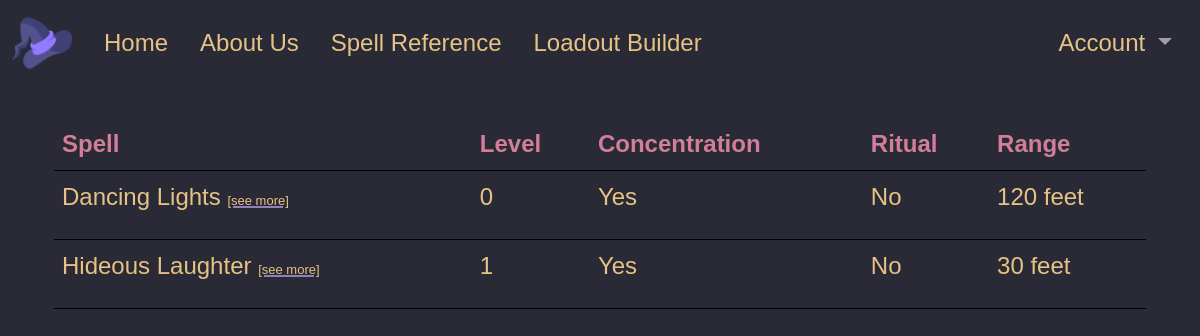
Page /loadout/test (signed in) on the committed database.
### tables this page shows
CREATE TABLE "spell_info" (
"Name" TEXT,
  "Spell_Level" INTEGER,
  "Concentration" INTEGER,
  "Ritual" INTEGER,
  "Range" TEXT,
  "Components" TEXT,
  "Duration" TEXT,
  "Casting Time" TEXT,
  "Classes" TEXT,
  "School" TEXT,
  "Description" TEXT
);

### app.py (the view)
@app.route('/loadout/<loadout_id>')
def loadout(loadout_id):
    spells = []
    if 'user' in session.keys():
        spells = get_db().get_loadout_spell_names(session['user']['id'], loadout_id)
        spells = [s[0] for s in spells]
        full_spells = []
        for spell in spells:
            full_spells.append(get_db().get_spell(spell))
        full_spells = [list(spell.values()) for spell in full_spells]
        n_spells = len(full_spells)
        return render_template('loadout.html', loadout_id=loadout_id, spells = full_spells,  n_spells =n_spells)

### app.py (called while the page is built)
def get_db():
    db = getattr(g, '_database', None)
    if db is None:
        db = Database(DATABASE_PATH)
    return db

### db.py (called while the page is built)
    def select(self, sql, parameters=[]):
        c = self.conn.cursor()
        c.execute(sql, parameters)
        return c.fetchall()

    def get_spell(self, Name):
        data = self.select('SELECT * FROM spell_info WHERE spell_info.Name = ?', [Name])
        if data:
            d = data[0]
            return {
                'Name': d[0],
                'Level': d[1],
                'Concentration': d[2],
                'Ritual': d[3],
                'Range': d[4],
                'Components': d[5],
                'Duration': d[6],
                'Casting_Time': d[7],
                'Classes': d[8],
                'School': d[9],
                'Description': d[10]
            }
        else:
            return None

    def get_loadout_spell_names(self, user_id,loadout_name):
        data = self.select('SELECT loadouts.spell_name FROM loadouts WHERE loadouts.user_id = ? AND loadouts.loadout_name = ?', [user_id, loadout_name])
        return data

### templates/loadout.html (shortened to what this page needs)
{% extends "base.html" %} {% block title %}loadout{%endblock%}
{%block content%}
<table class = "table border-black" id="spell-container">
    <thead>
        <tr>
            <th class = "tref-h">
                Spell
            </th>
            <th class = "tref-h">
                Level
            </th>
            <th class = "tref-h">
                Concentration
            </th>
            <th class = "tref-h">
                Ritual
            </th>
            <th class = "tref-h">
                Range
            </th>
        </tr>
    </thead>
    <tbody>
        {%for i in range(n_spells)%}
        <tr>
            <td class = "tref">
            <p class = "tref"  style="cursor: pointer;">{{spells[i][0]}}</span>
            <a class="expand-desc aref tref-l" style="cursor: pointer; font-size:small;"  data-index="{{ i }}">[see more]</a>
            </td>
            <td class = "tref">
                <p class = "tref">{{spells[i][1]}}</p>
            </td>
            <td class = "tref">
                {%if spells[i][2] == 1%}
                    <p class = "tref">Yes</p>
                {%else%}
                    <p class = "tref">No</p>
                {%endif%}
            </td>
            <td class = "tref">
                {%if spells[i][3] == 1%}
                    <p class = "tref">Yes</p>
                {%else%}
                    <p class = "tref">No</p>
                {%endif%}
            </td>
            <td class = "tref">
                <p class = "tref">{{spells[i][4]}}</p>
            </td>
        </tr>
        {%endfor%}
    </tbody>
</table>
{%endblock%}

### static/css/base.css (style rules this page uses)
body { font-family: 'Baskerville', 'Trebuchet MS', sans-serif; font-size: 1.5rem; background: #2A2A37; }
thead th { position:sticky;top: 0; z-index: 1; }
.tref { background-color: #2A2A37 !important; -webkit-text-fill-color: #E6C384; }
.tref-h { background-color: #2A2A37 !important; -webkit-text-fill-color: #D27E99; }
.tref-l { background-color: #2A2A37 !important; -webkit-text-fill-color: #E6C384; }
.aref { text-decoration: underline; text-decoration-thickness: 1.5px; text-decoration-color: #957FB8; }

### rows in the picture
spell_info: Name "Dancing Lights", Spell_Level "0", Range "120 feet"
spell_info: Name "Hideous Laughter", Spell_Level "1", Range "30 feet"
